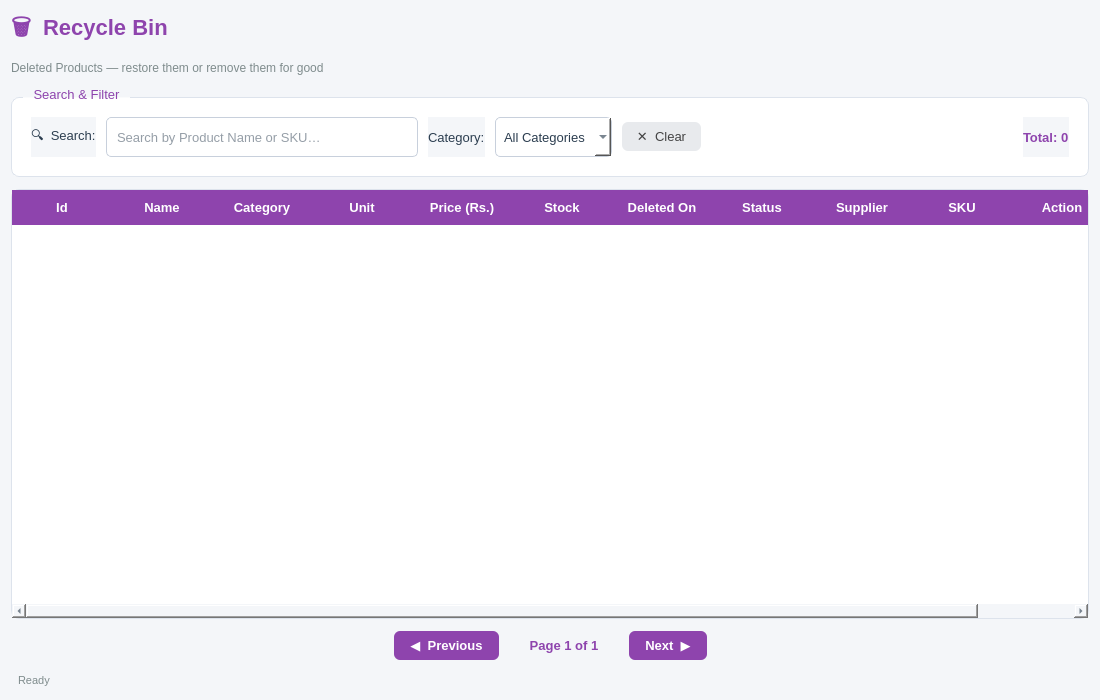
<?xml version="1.0" encoding="UTF-8"?>
<ui version="4.0">
 <class>ProductRecycleBin</class>
 <widget class="QWidget" name="ProductRecycleBin">
  <property name="geometry">
   <rect>
    <x>0</x>
    <y>0</y>
    <width>1100</width>
    <height>700</height>
   </rect>
  </property>
  <property name="windowTitle">
   <string>Sajilo Bazar – Recycle Bin</string>
  </property>
  <property name="styleSheet">
   <string notr="true">
QWidget {
    background-color: #F4F6F9;
    font-family: &quot;Segoe UI&quot;, sans-serif;
    font-size: 13px;
    color: #2C3E50;
}
QGroupBox {
    background-color: #FFFFFF;
    border: 1px solid #DDE3EC;
    border-radius: 8px;
    margin-top: 10px;
    padding: 10px;
}
QGroupBox::title {
    subcontrol-origin: margin;
    left: 12px;
    padding: 0 6px;
    color: #8E44AD;
    font-weight: bold;
}
QLineEdit, QComboBox {
    background-color: #FFFFFF;
    border: 1px solid #C8D0DC;
    border-radius: 5px;
    padding: 5px 8px;
    min-height: 28px;
}
QLineEdit:focus, QComboBox:focus {
    border: 1px solid #8E44AD;
}
QPushButton#btnClearSearch {
    background-color: #E8EAED;
    color: #444;
    border: none;
    border-radius: 6px;
    padding: 6px 14px;
}
QPushButton#btnClearSearch:hover {
    background-color: #D2D5DB;
}
QPushButton#btnPrevPage, QPushButton#btnNextPage {
    background-color: #8E44AD;
    color: white;
    border: none;
    border-radius: 6px;
    padding: 6px 16px;
    font-weight: bold;
}
QPushButton#btnPrevPage:hover, QPushButton#btnNextPage:hover {
    background-color: #7d3c98;
}
QPushButton#btnPrevPage:disabled, QPushButton#btnNextPage:disabled {
    background-color: #C6B3D1;
    color: #EEEEEE;
}
QLabel#lblPageInfo {
    font-weight: bold;
    color: #8E44AD;
}
QTableWidget {
    background-color: #FFFFFF;
    border: 1px solid #DDE3EC;
    border-radius: 8px;
    gridline-color: #EEF1F6;
    selection-background-color: #F3E9F7;
    selection-color: #8E44AD;
    alternate-background-color: #F8FAFF;
}
QTableWidget::item {
    padding: 6px 10px;
}
QHeaderView::section {
    background-color: #8E44AD;
    color: white;
    font-weight: bold;
    padding: 8px 10px;
    border: none;
}
QLabel#lblTitle {
    font-size: 22px;
    font-weight: bold;
    color: #8E44AD;
}
QLabel#lblSubtitle {
    font-size: 12px;
    color: #7F8C8D;
}
   </string>
  </property>
  <layout class="QVBoxLayout" name="mainLayout">
   <property name="spacing">
    <number>12</number>
   </property>
   <item>
    <layout class="QVBoxLayout" name="titleLayout">
     <item>
      <widget class="QLabel" name="lblTitle">
       <property name="text">
        <string>🗑  Recycle Bin</string>
       </property>
      </widget>
     </item>
     <item>
      <widget class="QLabel" name="lblSubtitle">
       <property name="text">
        <string>Deleted Products — restore them or remove them for good</string>
       </property>
      </widget>
     </item>
    </layout>
   </item>
   <item>
    <widget class="QGroupBox" name="grpSearch">
     <property name="title">
      <string>Search &amp;&amp; Filter</string>
     </property>
     <layout class="QHBoxLayout" name="searchLayout">
      <property name="spacing">
       <number>10</number>
      </property>
      <item>
       <widget class="QLabel" name="label">
        <property name="text">
         <string>🔍  Search:</string>
        </property>
       </widget>
      </item>
      <item>
       <widget class="QLineEdit" name="txtSearch">
        <property name="placeholderText">
         <string>Search by Product Name or SKU…</string>
        </property>
       </widget>
      </item>
      <item>
       <widget class="QLabel" name="label_2">
        <property name="text">
         <string>Category:</string>
        </property>
       </widget>
      </item>
      <item>
       <widget class="QComboBox" name="cmbFilterCategory">
        <item>
         <property name="text">
          <string>All Categories</string>
         </property>
        </item>
       </widget>
      </item>
      <item>
       <widget class="QPushButton" name="btnClearSearch">
        <property name="cursor">
         <cursorShape>PointingHandCursor</cursorShape>
        </property>
        <property name="text">
         <string>✕  Clear</string>
        </property>
       </widget>
      </item>
      <item>
       <spacer>
        <property name="orientation">
         <enum>Qt::Orientation::Horizontal</enum>
        </property>
        <property name="sizeHint" stdset="0">
         <size>
          <width>40</width>
          <height>20</height>
         </size>
        </property>
       </spacer>
      </item>
      <item>
       <widget class="QLabel" name="lblTotalProducts">
        <property name="styleSheet">
         <string>color:#8E44AD; font-weight:bold;</string>
        </property>
        <property name="text">
         <string>Total: 0</string>
        </property>
       </widget>
      </item>
     </layout>
    </widget>
   </item>
   <item>
    <widget class="QTableWidget" name="tblProducts">
     <property name="editTriggers">
      <set>QAbstractItemView::EditTrigger::NoEditTriggers</set>
     </property>
     <property name="alternatingRowColors">
      <bool>true</bool>
     </property>
     <property name="selectionMode">
      <enum>QAbstractItemView::SelectionMode::SingleSelection</enum>
     </property>
     <property name="selectionBehavior">
      <enum>QAbstractItemView::SelectionBehavior::SelectRows</enum>
     </property>
     <property name="showGrid">
      <bool>true</bool>
     </property>
     <property name="sortingEnabled">
      <bool>true</bool>
     </property>
     <property name="columnCount">
      <number>11</number>
     </property>
     <attribute name="horizontalHeaderStretchLastSection">
      <bool>true</bool>
     </attribute>
     <column>
      <property name="text">
       <string>Id</string>
      </property>
     </column>
     <column>
      <property name="text">
       <string>Name</string>
      </property>
     </column>
     <column>
      <property name="text">
       <string>Category</string>
      </property>
     </column>
     <column>
      <property name="text">
       <string>Unit</string>
      </property>
     </column>
     <column>
      <property name="text">
       <string>Price (Rs.)</string>
      </property>
     </column>
     <column>
      <property name="text">
       <string>Stock</string>
      </property>
     </column>
     <column>
      <property name="text">
       <string>Deleted On</string>
      </property>
     </column>
     <column>
      <property name="text">
       <string>Status</string>
      </property>
     </column>
     <column>
      <property name="text">
       <string>Supplier</string>
      </property>
     </column>
     <column>
      <property name="text">
       <string>SKU</string>
      </property>
     </column>
     <column>
      <property name="text">
       <string>Action</string>
      </property>
     </column>
    </widget>
   </item>
   <item>
    <layout class="QHBoxLayout" name="pagerLayout">
     <property name="spacing">
      <number>10</number>
     </property>
     <item>
      <spacer>
       <property name="orientation">
        <enum>Qt::Orientation::Horizontal</enum>
       </property>
       <property name="sizeHint" stdset="0">
        <size>
         <width>40</width>
         <height>20</height>
        </size>
       </property>
      </spacer>
     </item>
     <item>
      <widget class="QPushButton" name="btnPrevPage">
       <property name="cursor">
        <cursorShape>PointingHandCursor</cursorShape>
       </property>
       <property name="text">
        <string>◀  Previous</string>
       </property>
      </widget>
     </item>
     <item>
      <widget class="QLabel" name="lblPageInfo">
       <property name="minimumSize">
        <size>
         <width>110</width>
         <height>0</height>
        </size>
       </property>
       <property name="text">
        <string>Page 1 of 1</string>
       </property>
       <property name="alignment">
        <set>Qt::AlignmentFlag::AlignCenter</set>
       </property>
      </widget>
     </item>
     <item>
      <widget class="QPushButton" name="btnNextPage">
       <property name="cursor">
        <cursorShape>PointingHandCursor</cursorShape>
       </property>
       <property name="text">
        <string>Next  ▶</string>
       </property>
      </widget>
     </item>
     <item>
      <spacer>
       <property name="orientation">
        <enum>Qt::Orientation::Horizontal</enum>
       </property>
       <property name="sizeHint" stdset="0">
        <size>
         <width>40</width>
         <height>20</height>
        </size>
       </property>
      </spacer>
     </item>
    </layout>
   </item>
   <item>
    <widget class="QLabel" name="lblStatusBar">
     <property name="styleSheet">
      <string>color: #7F8C8D; font-size: 11px; padding: 2px 4px;</string>
     </property>
     <property name="text">
      <string>Ready</string>
     </property>
    </widget>
   </item>
  </layout>
 </widget>
 <resources/>
 <connections/>
</ui>
